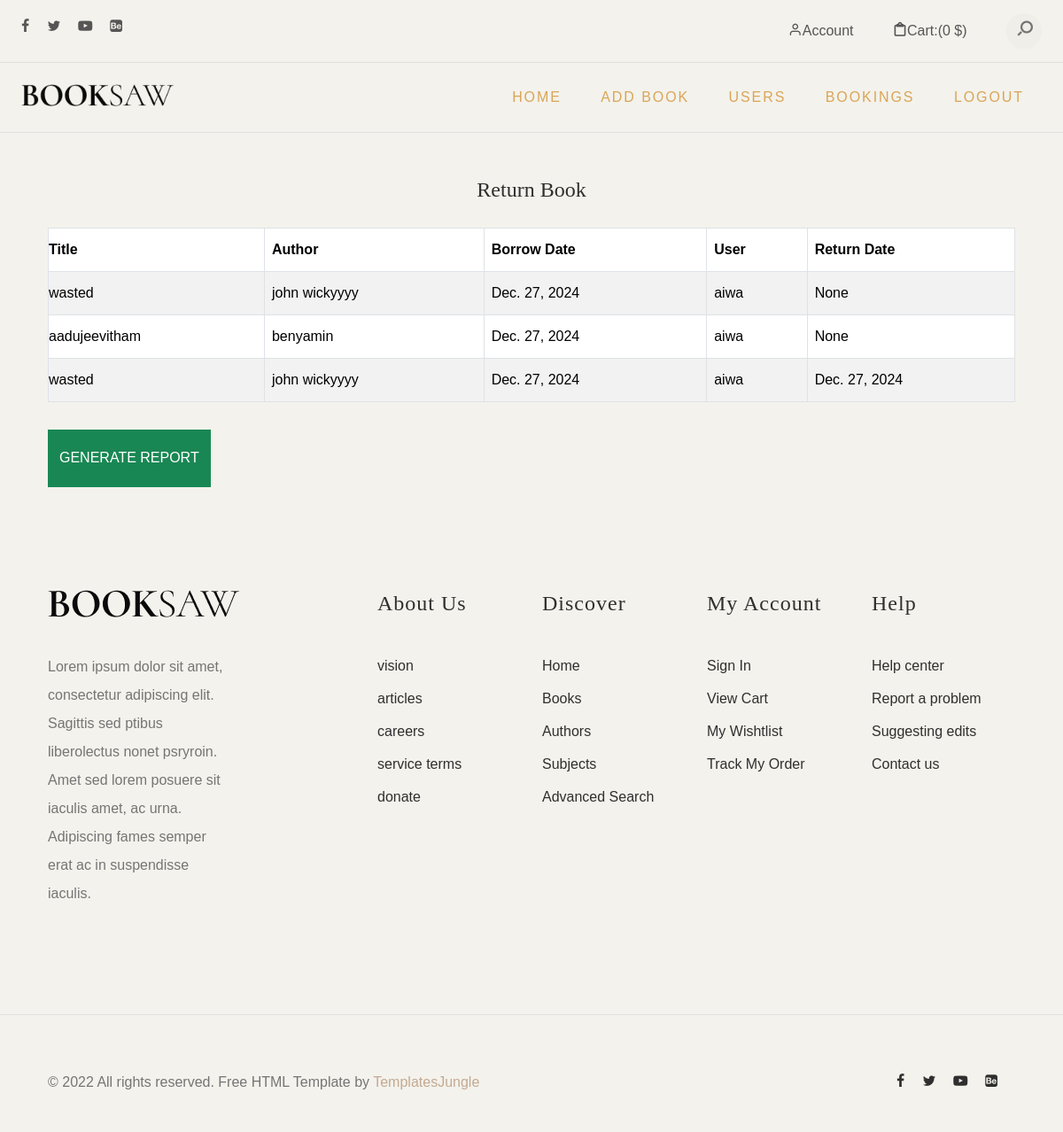
/admin_books/, run on the app's committed database.
### book/models.py (models this page shows, shortened)
class Borrow(models.Model):
        user = models.ForeignKey(User, on_delete=models.CASCADE)
        book = models.ForeignKey(Book, on_delete=models.CASCADE)
        borrow_date = models.DateField()
        return_date = models.DateField(blank=True, null=True)
        returned = models.BooleanField(default=False)

class Book(models.Model):
    title = models.CharField(max_length=255)
    author = models.CharField(max_length=255)
    quantity = models.PositiveIntegerField()

### book/views.py (the view)
# urls.py: path('admin_books/', views.admin_books, name='admin_books'),
def admin_books(request):
    books = Borrow.objects.all()
    return render(request, 'admin_books.html', {'books': books})

### templates/admin_books.html (shortened to what this page needs)
<!DOCTYPE html>
<html lang="en">
<head>
	<link href="https://cdn.jsdelivr.net/npm/bootstrap@5.3.1/dist/css/bootstrap.min.css" rel="stylesheet"
>
	<link rel="stylesheet" type="text/css" href="../static/css/normalize.css">
	<link rel="stylesheet" type="text/css" href="../static/icomoon/icomoon.css">
	<link rel="stylesheet" type="text/css" href="../static/css/vendor.css">
	<link rel="stylesheet" type="text/css" href="../static/style.css">
</head>
<body data-bs-spy="scroll" data-bs-target="#header" tabindex="0">
	<div id="header-wrap">
		<div class="top-content">
			<div class="container-fluid">
				<div class="row">
					<div class="col-md-6">
						<div class="social-links">
							<ul>
								<li>
									<a href="#"><i class="icon icon-facebook"></i></a>
								</li>
								<li>
									<a href="#"><i class="icon icon-twitter"></i></a>
								</li>
								<li>
									<a href="#"><i class="icon icon-youtube-play"></i></a>
								</li>
								<li>
									<a href="#"><i class="icon icon-behance-square"></i></a>
								</li>
							</ul>
						</div>
					</div>
					<div class="col-md-6">
						<div class="right-element">
							<a href="#" class="user-account for-buy"><i
									class="icon icon-user"></i><span>Account</span></a>
							<a href="#" class="cart for-buy"><i class="icon icon-clipboard"></i><span>Cart:(0
									$)</span></a>
							<div class="action-menu">
								<div class="search-bar">
									<a href="#" class="search-button search-toggle" data-selector="#header-wrap">
										<i class="icon icon-search"></i>
									</a>
									<form role="search" method="get" class="search-box">
										<input class="search-field text search-input" placeholder="Search"
											type="search">
									</form>
								</div>
							</div>
						</div>
					</div>
				</div>
			</div>
		</div>
		<header id="header">
			<div class="container-fluid">
				<div class="row">
					<div class="col-md-2">
						<div class="main-logo">
							<a href="index.html"><img src="../static/images/main-logo.png" alt="logo"></a>
						</div>
					</div>
					<div class="col-md-10">
						<nav id="navbar">
							<div class="main-menu stellarnav">
								<ul class="menu-list">
									<li class="menu-item active"><a href="{% url 'admin_index' %}">Home</a></li>
									<li class="menu-item active"><a href="{% url 'add_book' %}">Add Book</a></li>
									<li class="menu-item active"><a href="{% url 'users' %}">Users</a></li>
									<li class="menu-item active"><a href="{% url 'admin_books' %}">Bookings</a></li>
									<li class="menu-item active"><a href="{% url 'logout' %}">Logout</a></li>
								</ul>
							</div>
						</nav>
					</div>
				</div>
			</div>
		</header>
	</div>
	<section id="billboard">
        <div class="container">
            <h2 class="text-center mt-5">Return Book</h2>
            <div class="table-container">
                <table class="table table-striped table-bordered">
                    <thead>
                        <tr>
                            <th>Title</th>
                            <th>Author</th>
                            <th>Borrow Date</th>
                            <th>User</th>
                            <th>Return Date</th>
                        </tr>
                    </thead>
                    <tbody>
                        {% for book in books %}
                        <tr>
                            <td>{{ book.book.title }}</td>
                            <td>{{ book.book.author }}</td>
                            <td>{{ book.borrow_date }}</td>
                            <td>{{ book.user.username }}</td>
                            <td>{{ book.return_date }}</td>
                        </tr>
                        {% empty %}
                        <tr>
                            <td colspan="2" class="text-center">No books found.</td>
                        </tr>
                        {% endfor %}
                    </tbody>
                </table>
            <form action="{% url 'generate_report' %}" method="post">
                <button type="submit" class="btn btn-success">Generate Report</button>
            </form>
            </div>
        </div>
    </section>
	<footer id="footer">
		<div class="container">
			<div class="row">
				<div class="col-md-4">
					<div class="footer-item">
						<div class="company-brand">
							<img src="../static/../static/images/main-logo.png" alt="logo" class="footer-logo">
							<p>Lorem ipsum dolor sit amet, consectetur adipiscing elit. Sagittis sed ptibus liberolectus
								nonet psryroin. Amet sed lorem posuere sit iaculis amet, ac urna. Adipiscing fames
								semper erat ac in suspendisse iaculis.</p>
						</div>
					</div>
				</div>
				<div class="col-md-2">
					<div class="footer-menu">
						<h5>About Us</h5>
						<ul class="menu-list">
							<li class="menu-item">
								<a href="#">vision</a>
							</li>
							<li class="menu-item">
								<a href="#">articles </a>
							</li>
							<li class="menu-item">
								<a href="#">careers</a>
							</li>
							<li class="menu-item">
								<a href="#">service terms</a>
							</li>
							<li class="menu-item">
								<a href="#">donate</a>
							</li>
						</ul>
					</div>
				</div>
				<div class="col-md-2">
					<div class="footer-menu">
						<h5>Discover</h5>
						<ul class="menu-list">
							<li class="menu-item">
								<a href="#">Home</a>
							</li>
							<li class="menu-item">
								<a href="#">Books</a>
							</li>
							<li class="menu-item">
								<a href="#">Authors</a>
							</li>
							<li class="menu-item">
								<a href="#">Subjects</a>
							</li>
							<li class="menu-item">
								<a href="#">Advanced Search</a>
							</li>
						</ul>
					</div>
				</div>
				<div class="col-md-2">
					<div class="footer-menu">
						<h5>My account</h5>
						<ul class="menu-list">
							<li class="menu-item">
								<a href="#">Sign In</a>
							</li>
							<li class="menu-item">
								<a href="#">View Cart</a>
							</li>
							<li class="menu-item">
								<a href="#">My Wishtlist</a>
							</li>
							<li class="menu-item">
								<a href="#">Track My Order</a>
							</li>
						</ul>
					</div>
				</div>
				<div class="col-md-2">
					<div class="footer-menu">
						<h5>Help</h5>
						<ul class="menu-list">
							<li class="menu-item">
								<a href="#">Help center</a>
							</li>
							<li class="menu-item">
								<a href="#">Report a problem</a>
							</li>
							<li class="menu-item">
								<a href="#">Suggesting edits</a>
							</li>
							<li class="menu-item">
								<a href="#">Contact us</a>
							</li>
						</ul>
					</div>
				</div>
			</div>
		</div>
	</footer>
	<div id="footer-bottom">
		<div class="container">
			<div class="row">
				<div class="col-md-12">
					<div class="copyright">
						<div class="row">
							<div class="col-md-6">
								<p>© 2022 All rights reserved. Free HTML Template by <a
										href="https://www.templatesjungle.com/" target="_blank">TemplatesJungle</a></p>
							</div>
							<div class="col-md-6">
								<div class="social-links align-right">
									<ul>
										<li>
											<a href="#"><i class="icon icon-facebook"></i></a>
										</li>
										<li>
											<a href="#"><i class="icon icon-twitter"></i></a>
										</li>
										<li>
											<a href="#"><i class="icon icon-youtube-play"></i></a>
										</li>
										<li>
											<a href="#"><i class="icon icon-behance-square"></i></a>
										</li>
									</ul>
								</div>
							</div>
						</div>
					</div>
				</div>
			</div>
		</div>
	</div>
</body>
</html>

### static/icomoon/icomoon.css (style rules this page uses)
[class^="icon-"], [class*=" icon-"] { font-family: 'icomoon' !important; speak: never; font-style: normal; font-weight: normal; font-variant: normal; text-transform: none; line-height: 1; -webkit-font-smoothing: antialiased; -moz-osx-font-smoothing: grayscale; }
.icon-user:before { content: "\e907"; }
.icon-search:before { content: "\e905"; }
.icon-clipboard:before { content: "\e908"; }
.icon-twitter:before { content: "\f099"; }
.icon-facebook:before { content: "\f09a"; }
.icon-youtube-play:before { content: "\f16a"; }
.icon-behance-square:before { content: "\f1b5"; }

### data on the page
Borrow: book "wasted", book.author "john wickyyyy", borrow_date "Dec. 27, 2024", user.username "aiwa", return_date "None"
Borrow: book "aadujeevitham", book.author "benyamin", borrow_date "Dec. 27, 2024", user.username "aiwa", return_date "None"
Borrow: book "wasted", book.author "john wickyyyy", borrow_date "Dec. 27, 2024", user.username "aiwa", return_date "Dec. 27, 2024"
